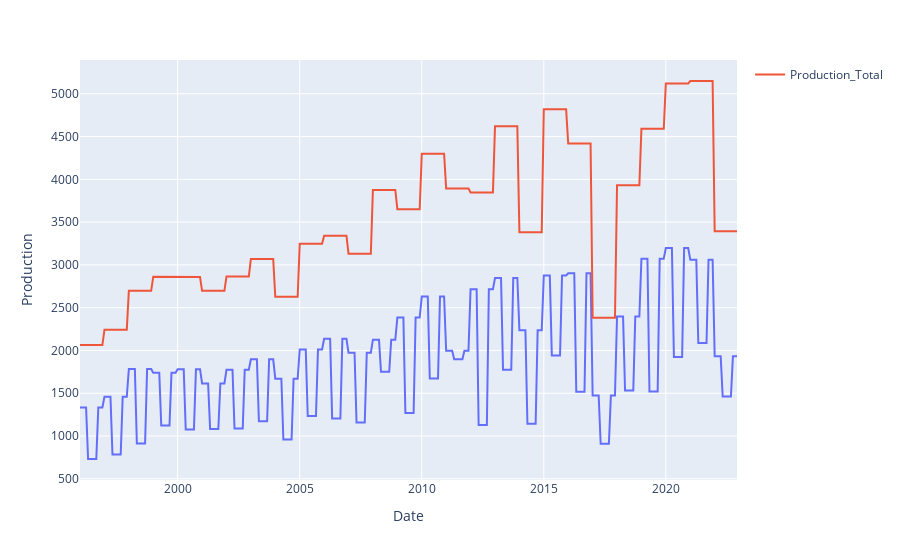

This figure's notebook cell:
### Code cell
# Create Line plot
fig = px.line(df, x='Date', y='Production')
fig.add_scatter(x=df['Date'], y=df['Production_Total'], name='Production_Total')

# Add legend
fig.update_layout(showlegend=True)

# Display the plot
fig.show()

### Figure 1 — Plotly figure (JSON) as saved in the notebook; plotly's stock layout.template omitted (floating-point values rounded to 4 significant figures; data arrays with more than 128 entries replaced by an {"elided": "..."} marker saying what was removed)
{"data": [{"hovertemplate": "Date=%{x}<br>Production=%{y}<extra></extra>", "legendgroup": "", "line": {"color": "#636efa", "dash": "solid"}, "marker": {"symbol": "circle"}, "mode": "lines", "name": "", "orientation": "v", "showlegend": false, "x": {"elided": "324 str values"}, "xaxis": "x", "y": {"elided": "324 float values"}, "yaxis": "y", "type": "scatter"}, {"name": "Production_Total", "x": {"elided": "324 str values"}, "y": {"elided": "324 float values"}, "type": "scatter"}], "layout": {"xaxis": {"anchor": "y", "domain": [0.0, 1.0], "title": {"text": "Date"}}, "yaxis": {"anchor": "x", "domain": [0.0, 1.0], "title": {"text": "Production"}}, "legend": {"tracegroupgap": 0}, "margin": {"t": 60}, "showlegend": true}}
